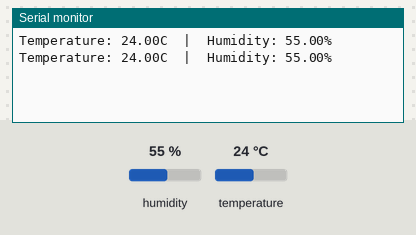
Bench run of a sketch on a simulated Arduino Uno, built with avr-gcc and run on an emulated ATmega328P. Parts: the last lines printed to the serial monitor. Inputs (shaded band) come from the test bench; at power-on: humidity 55 %, temperature 24 °C.

Above: at 4.8 s.
4.9 s: humidity set to 22 %
At 6.8 s:
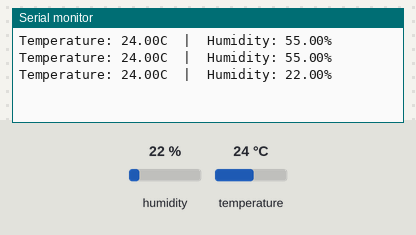
7.9 s: temperature set to 12 °C
At 8.7 s:
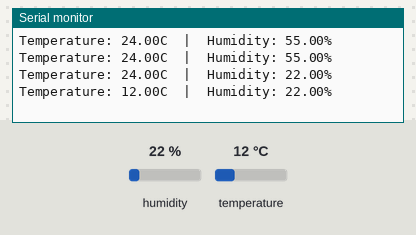
10.9 s: humidity set to 40 %
At 12.6 s:
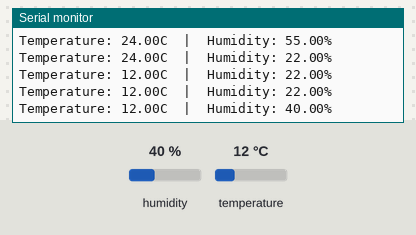
Timing chart, 0 to 14.1 s (numbered marks = the images above; inputs shaded):
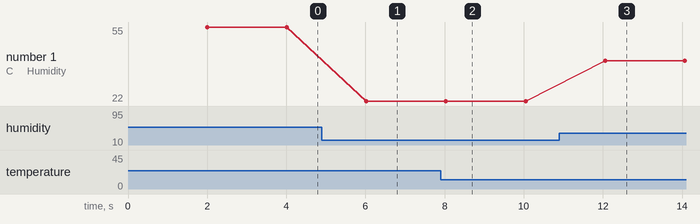

The sketch:

DHT22_Prueba.ino
```cpp
#include <DHT22.h>

// Data wire is plugged into port 7 on the Arduino
// Connect a 4.7K resistor between VCC and the data pin (strong pullup)
#define DHT22_PIN 7

// Setup a DHT22 instance
DHT22 myDHT22(DHT22_PIN);

void setup(void)
{
  Serial.begin(9600);
}

void loop()
{
  DHT22_ERROR_t errorCode;

  // The sensor can only be read from every 1-2s, and requires a minimum
  // 2s warm-up after power-on.
  delay(2000);

  errorCode = myDHT22.readData();
  if (errorCode == DHT_ERROR_NONE)
  {
      Serial.print("Temperature: ");
      Serial.print(myDHT22.getTemperatureC());
      Serial.print("C\t|\tHumidity: ");
      Serial.print(myDHT22.getHumidity());
      Serial.println("%");
  }
  else
  {
    char buffer[50];
    myDHT22.getErrorString(errorCode, buffer);
    Serial.println(buffer);
  }
}
```

Measured:
- after the input at 4.9 s, the serial monitor: prints a new line after 1.1 s (image 1)
- after the input at 7.9 s, the serial monitor: prints a new line after 0.13 s (image 2)
- after the input at 10.9 s, the serial monitor: prints a new line after 1.2 s (image 3)
- plotted number 1: 55 → 22 after the input at 4.9 s, 22 → 40 after the input at 10.9 s
